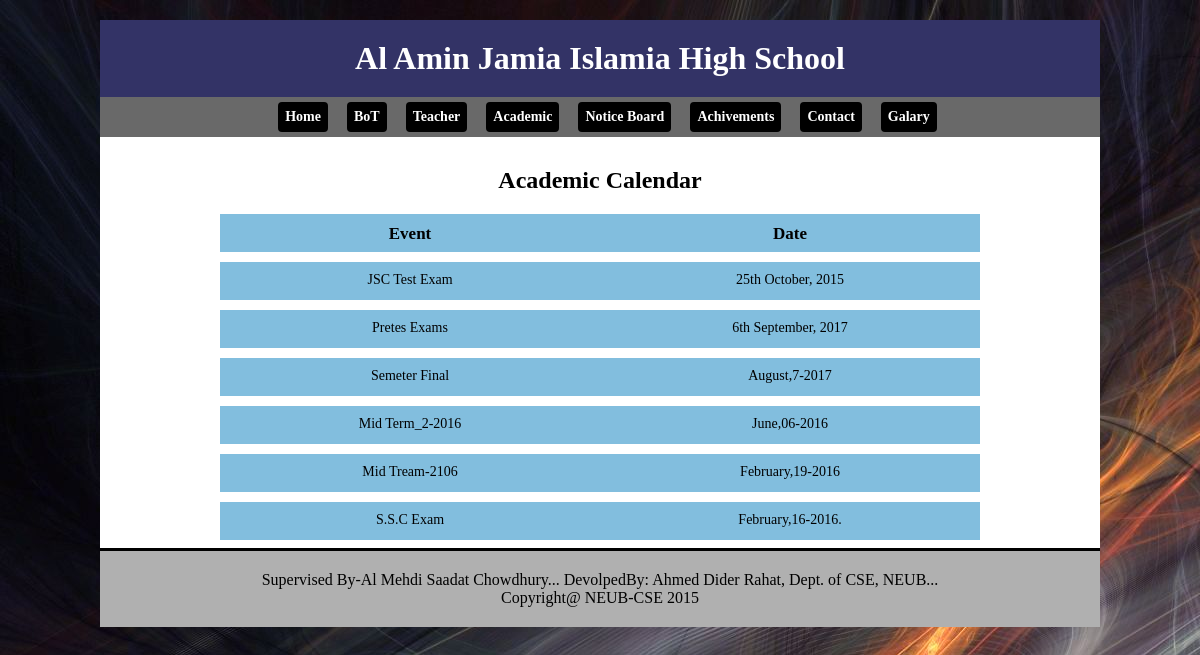
The app's page /academic.php with its own data.
### tables this page shows
CREATE TABLE IF NOT EXISTS `academic` (
  `ac_id` int(11) NOT NULL AUTO_INCREMENT,
  `ac_name` varchar(100) NOT NULL,
  `ac_date` varchar(30) NOT NULL,
  PRIMARY KEY (`ac_id`)
);

### academic.php (the view, shortened to what this page needs)
<?php
	include("include/header.php");
?>
		<section id="BoT_main">
			<h2 style="margin-top:30px; text-align:center ">Academic Calendar</h2> </br>
			<div style="margin-top:0px;text-align:center; margin-left:120px;">
					<div>
						<div id="test_head1" > Event </div>
						<div id="test_head1" > Date </div>
					</div>
					<div>
						<?php
							$sql="select * from academic order by ac_id desc";
							$result=mysql_query($sql);
							while($array=mysql_fetch_array($result))
							{
							?>
								<div id="test1"><?php echo $array['ac_name']; ?></div>
								<div id="test1"><?php echo $array['ac_date']; ?></div>
							<?php
							}
							?>
					</div>
			</div>
		</section>
	<?php include ("include/footer.php"); ?>

### css/main.css (style rules this page uses)
* { margin: 0px; padding: 0px; }
section, footer, aside, nav, article, hgroup { display: block; }
body { background: url(../admin/images/home9.jpg) repeat left top ; text-align: center; }
#test_head1 { font: bold 17px Tahoma; float: left; width: 380px; text-align: center; border: 0px solid red; margin: 2px 0px 8px 0px; height: 28px; padding-top: 10px; background: #82BEDE; }
#test1 { font: 14px Tahoma; float: left; width: 380px; text-align: center; border: 0px solid red; margin: 2px 0px 8px 0px; height: 28px; padding-top: 10px; background: #82BEDE; }

### records on screen
academic: ac_name "JSC Test Exam", ac_date "25th October, 2015"
academic: ac_name "Pretes Exams", ac_date "6th September, 2017"
academic: ac_name "Semeter Final", ac_date "August,7-2017"
academic: ac_name "Mid Term_2-2016", ac_date "June,06-2016"
academic: ac_name "Mid Tream-2106", ac_date "February,19-2016"
academic: ac_name "S.S.C Exam", ac_date "February,16-2016."
